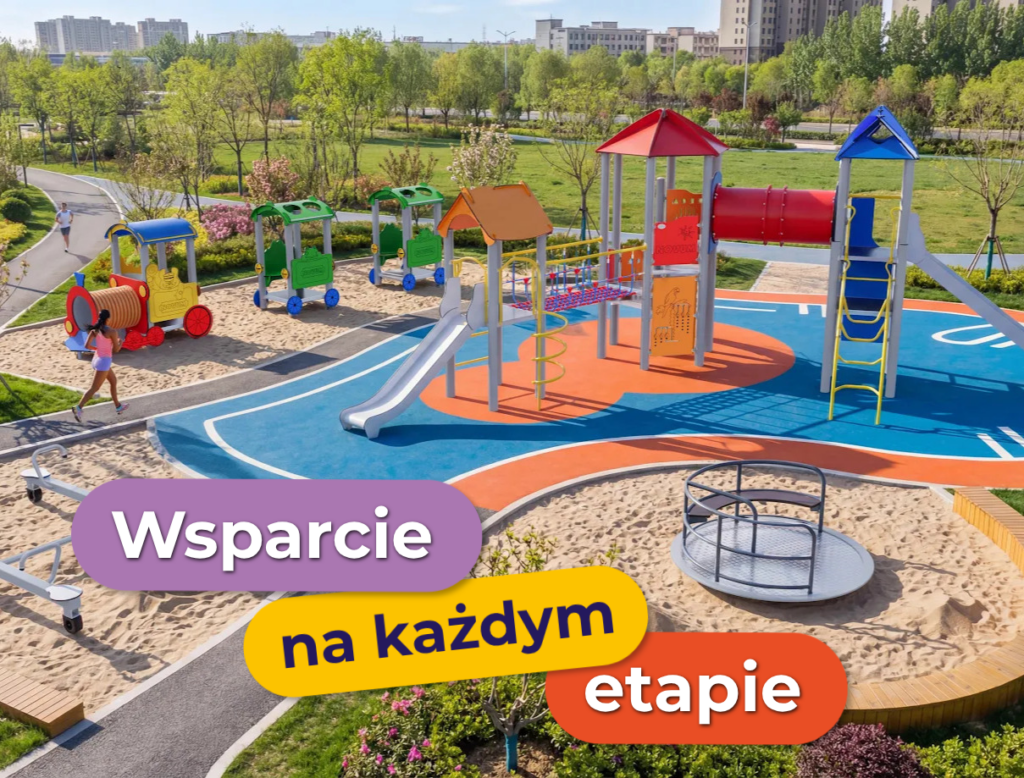
#> input picture models/photo.png, 1024 x 778 px
$ python stats.py ../models/photo.png
#> lines starting #> are read from the running program, lines starting #| are printed output that depends on the picture
import cv2,numpy as np,os,sys
D=os.path.dirname(os.path.abspath(__file__))
a=cv2.imread(os.path.join(D,'..','models','photo.png'))
#> a is the input picture: shape (778, 1024, 3); mean B, G, R 113.6, 135.6, 150.3
b=cv2.imread(sys.argv[1]);b=cv2.resize(b,(a.shape[1],a.shape[0]))
def mk(im):
    hsv=cv2.cvtColor(im,cv2.COLOR_BGR2HSV);h,s,v=[hsv[...,i].astype(int) for i in range(3)];Y=np.arange(im.shape[0])[:,None]
#> after `hsv = cv2.cvtColor(im, cv2.COLOR_BGR2HSV)`: hsv: shape (778, 1024, 3); mean H, S, V 54.8, 111, 167.8
#> after `h, s, v = [hsv[..., i].astype(int) for i in range(3)]`:
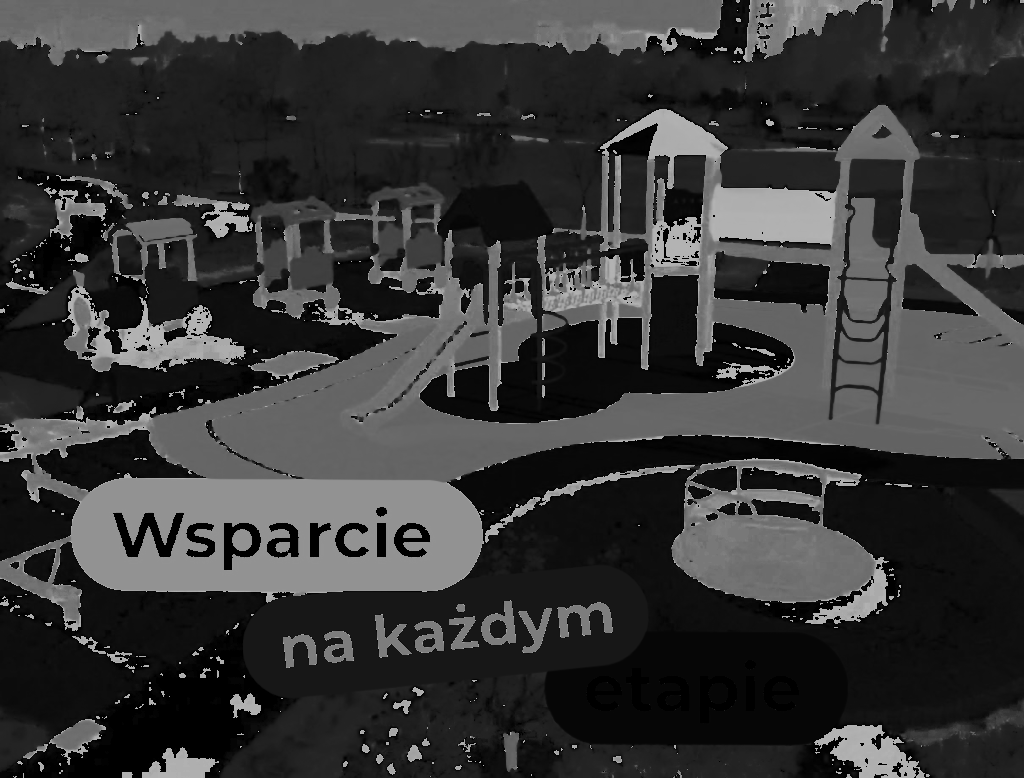
#> h: shape (778, 1024) int64; min 0, max 179, mean 54.8
#> after `h, s, v = [hsv[..., i].astype(int) for i in range(3)]`:
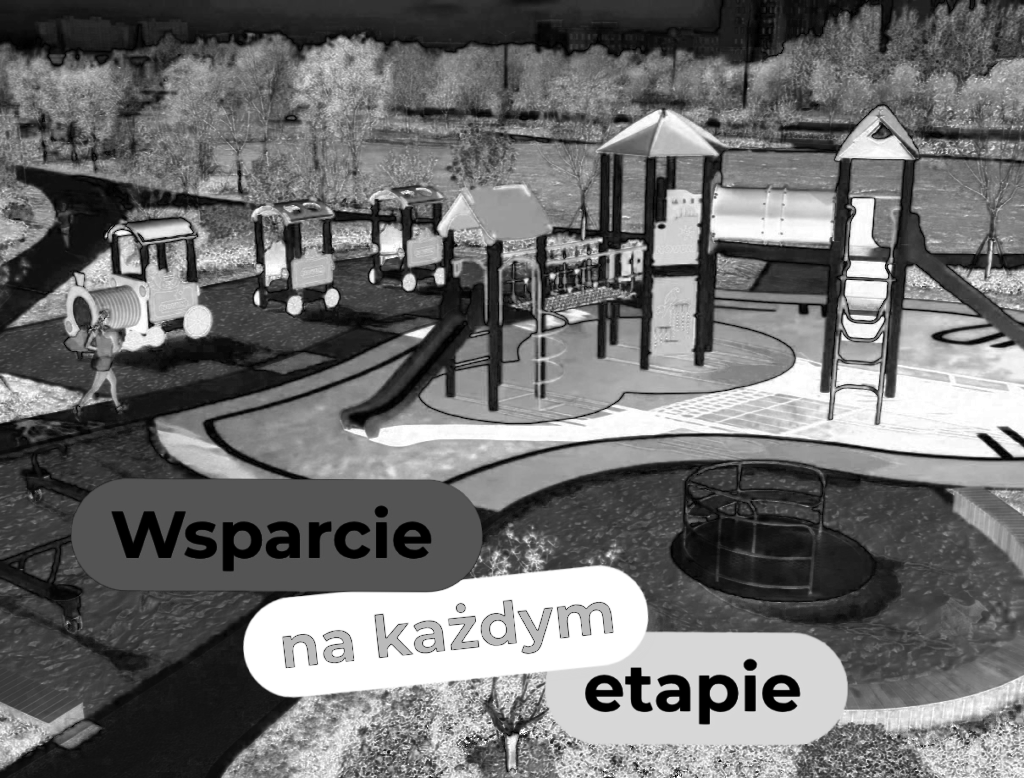
#> s: shape (778, 1024) int64; min 0, max 255, mean 111
#> after `h, s, v = [hsv[..., i].astype(int) for i in range(3)]`:
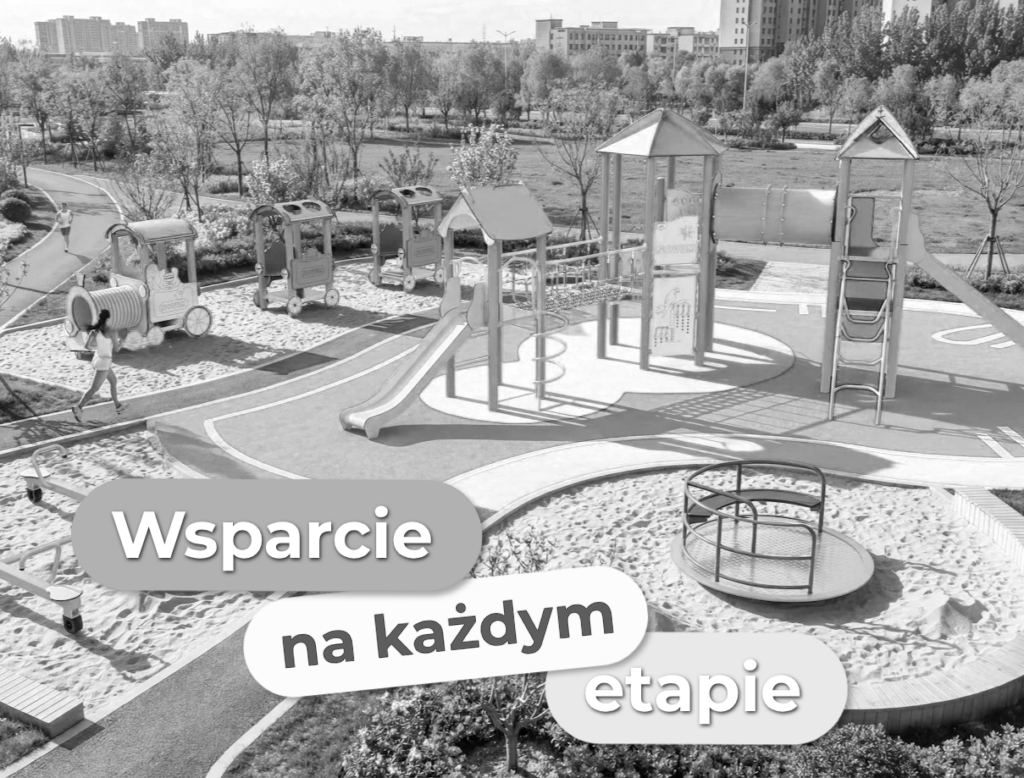
#> v: shape (778, 1024) int64; min 1, max 255, mean 167.8
#> after `Y = np.arange(im.shape[0])[:, None]`: Y = 778 values from 0 to 777
    return {'blue':(h>=95)&(h<=125)&(s>110)&(v>70)&(Y>300)&(Y<500),'orange':(h>=5)&(h<=22)&(s>130)&(v>130)&(Y>260)&(Y<500)}
A=mk(a)
#> A = 2 items
for k,m in A.items():
    ys,xs=np.nonzero(m);print(k,'photo bbox',xs.min(),ys.min(),xs.max(),ys.max(),'centroid',int(xs.mean()),int(ys.mean()))
    pa=a[m].mean(0)[::-1].astype(int);pb=b[m].mean(0)[::-1].astype(int);print('  photo RGB',pa,'render RGB at same px',pb)
#> this loop made 2 passes
#> (k, pb) on passes 1 to 2: ('blue', [45, 126, 173]), ('orange', [229, 128, 83])
#| blue photo bbox 23 301 1023 480 centroid 636 404
#|   photo RGB [ 45 126 173] render RGB at same px [ 45 126 173]
#| orange photo bbox 6 261 1023 499 centroid 618 389
#|   photo RGB [229 128  83] render RGB at same px [229 128  83]
B=mk(b)
#> B = 2 items
for k,m in B.items():
    ys,xs=np.nonzero(m)
    if len(xs):print(k,'render bbox',xs.min(),ys.min(),xs.max(),ys.max(),'centroid',int(xs.mean()),int(ys.mean()),'n',m.sum(),'photo n',A[k].sum())
#> this loop made 2 passes
#> k on passes 1 to 2: 'blue', 'orange'
#| blue render bbox 23 301 1023 480 centroid 636 404 n 65941 photo n 65941
#| orange render bbox 6 261 1023 499 centroid 618 389 n 34111 photo n 34111
